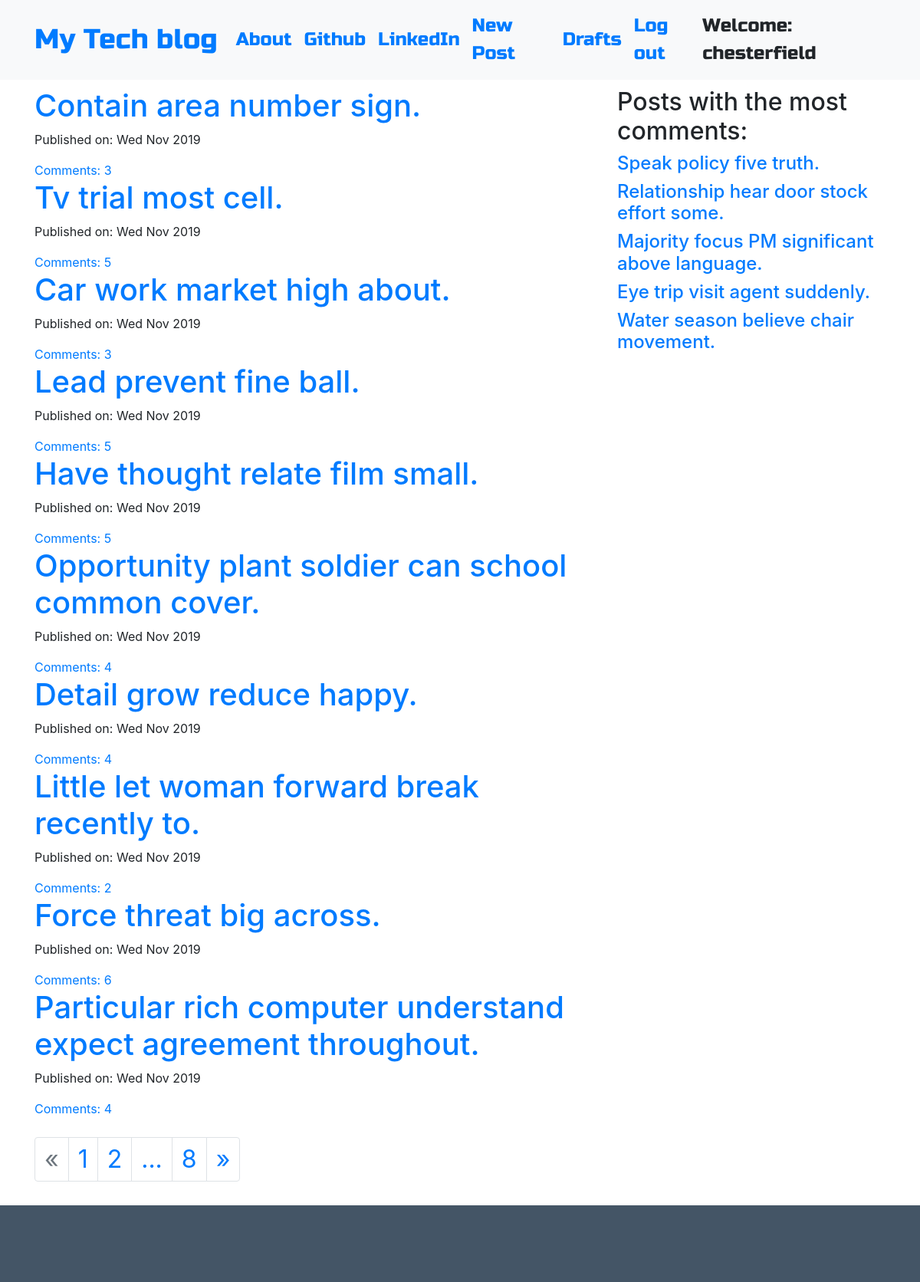
Page /blog/ (signed in) on the committed database.
### blog/models.py (models this page shows, shortened)
class Post(models.Model):
    author = models.ForeignKey('auth.User', on_delete=models.CASCADE)
    title = models.CharField(max_length=255)
    text = models.TextField()
    created_date = models.DateTimeField(default=timezone.now)
    published_date = models.DateTimeField(blank=True, null=True)
    def approve_comments(self):
        return self.comments.filter(approved_comment=True)

### blog/views.py (the view)
# urls.py: path('', views.PostListView.as_view(), name='post_list'),
class PostListView(ListView):
    model = Post
    paginate_by = 10
    paginate_orphans = 4
    def get_queryset(self):
        return Post.objects.filter(published_date__lte=timezone.now()).order_by('-published_date')
    def get_context_data(self, **kwargs):
        context = super().get_context_data(**kwargs)
        context['more_comment_post'] = get_most_post()
        return context

### blog/views.py (called while the page is built)
def get_most_post():
    my_dict = dict()
    for post in Post.objects.all():
        comment = Comment.objects.filter(post__id=post.id).count()
        other = {
            post: comment
        }
        my_dict.update(other)
    my_dict_sorted = collections.OrderedDict(sorted(my_dict.items(), key=itemgetter(1), reverse=True)[:5])
    return my_dict_sorted

### blog/templates/blog/post_list.html
{% extends 'blog/base.html' %}
{% block content %}
<div class="centerstage">
    {% for post in post_list %}
        <div class="post">
            <h1><a href="{% url 'post_detail' pk=post.pk %}">{{ post.title }}</a></h1>
            <div class="date">
                <p>Published on: {{ post.published_date|date:"D M Y"}}</p>
            </div>
            <a href="{% url 'post_detail' pk=post.pk %}">Comments: {{ post.approve_comments.count }}</a>
        </div>
    {% endfor %}
</div>
{% endblock %}
{% block adv %}
  <div class="col-md-4">
      <div class="advertising">
        <h2>Posts with the most comments:</h2>
        {% for post in more_comment_post %}
          <div class="most_post">
              <h4><a href="{% url 'post_detail' pk=post.pk %}">{{ post.title }}</a></h4>
          </div>
        {% endfor %}
      </div>
    </div>
{% endblock %}

### blog/templates/blog/base.html (shortened to what this page needs)
<!DOCTYPE html>
{% load static %}
<html>
  <head>
    <link rel="stylesheet" href="https://stackpath.bootstrapcdn.com/bootstrap/4.1.3/css/bootstrap.min.css"
>
    <link href="https://maxcdn.bootstrapcdn.com/font-awesome/4.7.0/css/font-awesome.min.css" rel="stylesheet">
    <link rel="stylesheet" href="//cdn.jsdelivr.net/medium-editor/latest/css/medium-editor.min.css" type="text/css" media="screen" charset="utf-8">
    <link rel="stylesheet" href="{% static 'css/blog.css' %}">
  </head>
  <body class='loader'>
    <nav class="navbar navbar-expand-lg bg-light techfont">
      <div class="container">
        <div class="navbar-nav align-items-center">
          <a class="navbar-brand bigbrand" href="{% url 'post_list' %}">My Tech blog</a>
          <a class="nav-item nav-link" href="{% url 'about' %}">About</a>
          <a class="nav-item nav-link" href="https://www.github.com">Github</a>
          <a class="nav-item nav-link" href="https://www.linkedin.com">LinkedIn</a>
        </div>
        <div class="navbar-nav align-items-center ml-auto">
          {% if user.is_authenticated %}
            <a class="nav-item nav-link" href="{% url 'post_new' %}">New Post</a>
            <a class="nav-item nav-link" href="{% url 'post_draft_list' %}">Drafts</a>
            <a class="nav-item nav-link" href="{% url 'logout' %}">Log out</a>
            <a >Welcome: {{ user.username }}</a>
          {% else %}
            <a class="nav-item nav-link" href="{% url 'login' %}" aria-label="Login">
              <span class="fa fa-user" aria-hidden="true"></span></a>
          {% endif %}
        </div>
      </div>
    </nav>
          <div class="content container">
              <div class="row home-posts">
                  <div class="col-md-8">
                    <div class="blog_posts">
                      {% block content %}
                      {% endblock %}
                      {% if is_paginated %}
                        <nav aria-label="Post navogation">
                            <ul class="pagination">
                                {% if page_obj.has_previous %}
                                  <li class="page-item">
                                    <a class="page-link" href="?page={{ page_obj.previous_page_number }}">&laquo;</a>
                                  </li>
                                  <li class="page-item">
                                    <a class="page-link" href="?page=1">1</a>
                                  </li>
                                  <li class="page-item">
                                    <a class="page-link" href="?page=1">...</a>
                                  </li>
                                {% else %}
                                  <li class="page-item disabled">
                                    <span class="page-link">&laquo;</span>
                                  </li>
                                {% endif %}
                                {% for n in paginator.page_range %}
                                    {% if page_obje.number == n %}
                                        <li class="page-item active">
                                            <a class="page-link" href="?page={{ n }}">{{ n }} <span
                                                    class="sr-only">(current)</span></a>
                                        </li>
                                        {% elif n > page_obj.number|add:-2 and n < page_obj.number|add:2 %}
                                        <li class="page-item">
                                            <a class="page-link" href="?page={{ n }}">{{ n }}</a>
                                        </li>
                                    {% endif %}
                                {% endfor %}
                                {% if page_obj.has_next %}
                                <li class="page-item">
                                  <a class="page-link" href="?page={{ paginator.num_pages }}">...</a>
                                </li>
                                <li class="page-item">
                                  <a class="page-link" href="?page={{ paginator.num_pages }}">{{ paginator.num_pages }}</a>
                                </li>
                                  <li class="page-item">
                                    <a class="page-link" href="?page={{ page_obj.next_page_number }}">&raquo;</a>
                                  </li>
                                {% else %}
                                  <li class="page-item disabled">
                                    <span class="page-link">&raquo;</span>
                                  </li>
                                {% endif %}
                            </ul>
                        </nav>
                    {% endif %}
                    </div>
                  </div>
                  {% block adv %}
                  {% endblock %}
              </div>
          </div>
    <footer></footer>
  </body>
</html>

### blog/static/css/blog.css (style rules this page uses)
.techfont { font-family: 'Russo One', sans-serif; font-size: 1.5em; margin-bottom: 10px; }
.advertising { display: block; position: fixed; width: 360px; z-index: 100; }
.pagination { font-size: 2em; }
.centerstage { margin-left: auto; margin-right: auto; margin-bottom: 25px; }
.bigbrand { font-size: 1.5em; }
footer { position: relative; top: 15px; clear: both; height: 100px; background: #456; }

### rows in the picture
Post: title "Contain area number sign.", published_date "Wed Nov 2019", approve_comments.count "3"
Post: title "Tv trial most cell.", published_date "Wed Nov 2019", approve_comments.count "5"
Post: title "Car work market high about.", published_date "Wed Nov 2019", approve_comments.count "3"
Post: title "Lead prevent fine ball.", published_date "Wed Nov 2019", approve_comments.count "5"
Post: title "Have thought relate film small.", published_date "Wed Nov 2019", approve_comments.count "5"
Post: title "Opportunity plant soldier can school common cover.", published_date "Wed Nov 2019", approve_comments.count "4"
Post: title "Detail grow reduce happy.", published_date "Wed Nov 2019", approve_comments.count "4"
Post: title "Little let woman forward break recently to.", published_date "Wed Nov 2019", approve_comments.count "2"
Post: title "Force threat big across.", published_date "Wed Nov 2019", approve_comments.count "6"
Post: title "Particular rich computer understand expect agreement throughout.", published_date "Wed Nov 2019", approve_comments.count "4"
Post: title "Speak policy five truth."
Post: title "Relationship hear door stock effort some."
Post: title "Majority focus PM significant above language."
Post: title "Eye trip visit agent suddenly."
Post: title "Water season believe chair movement."

### other values in the picture
{{ user.username }} "chesterfield"
{{ n }} "1" "2"
{{ paginator.num_pages }} "8"
